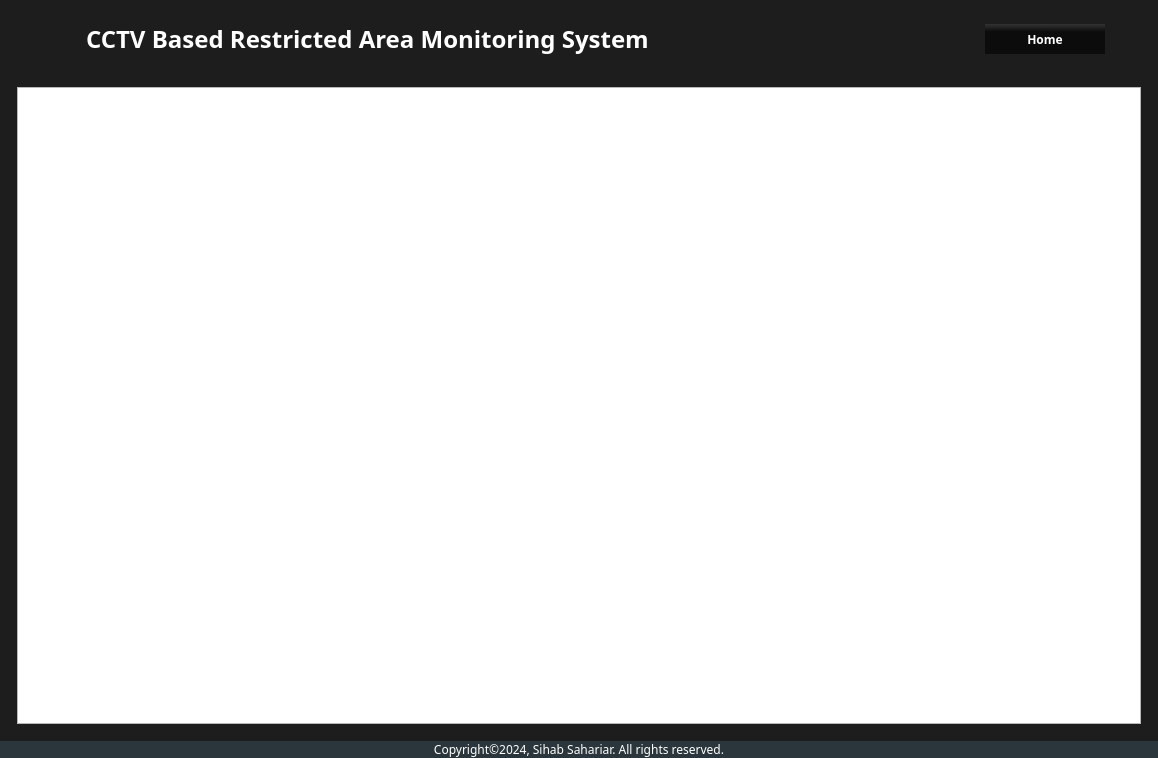
<?xml version="1.0" encoding="UTF-8"?>
<ui version="4.0">
 <class>Device_manager</class>
 <widget class="QWidget" name="Device_manager">
  <property name="geometry">
   <rect>
    <x>0</x>
    <y>0</y>
    <width>1158</width>
    <height>758</height>
   </rect>
  </property>
  <property name="windowTitle">
   <string>Form</string>
  </property>
  <layout class="QGridLayout" name="gridLayout">
   <property name="leftMargin">
    <number>0</number>
   </property>
   <property name="topMargin">
    <number>0</number>
   </property>
   <property name="rightMargin">
    <number>0</number>
   </property>
   <property name="bottomMargin">
    <number>0</number>
   </property>
   <property name="spacing">
    <number>0</number>
   </property>
   <item row="1" column="0">
    <widget class="QWidget" name="widget_2" native="true">
     <property name="styleSheet">
      <string notr="true">

*{
font-family: century gothic;
}
QLineEdit#online_total{
background:white;
}
QWidget#widget_2{
background:#1d1d1d;
}
QPushButton{
background-color: qlineargradient(spread:pad, x1:0.482, y1:0.3, x2:0.482224, y2:0, stop:0.15 rgba(0, 0, 0, 147), stop:1 rgba(255, 255, 255, 25));
/*background:#2d89ef;*/
border-radius:0px;
color:white;
font-weight:bold;
}

QPushButton:hover{
border:1px solid rgba(45, 137, 239,100);
border-radius:0px;
color:white;
font-weight:bold;
}</string>
     </property>
     <layout class="QVBoxLayout" name="verticalLayout">
      <property name="spacing">
       <number>10</number>
      </property>
      <property name="leftMargin">
       <number>10</number>
      </property>
      <property name="topMargin">
       <number>0</number>
      </property>
      <property name="rightMargin">
       <number>10</number>
      </property>
      <property name="bottomMargin">
       <number>10</number>
      </property>
      <item>
       <layout class="QHBoxLayout" name="horizontalLayout_2">
        <property name="leftMargin">
         <number>7</number>
        </property>
        <property name="topMargin">
         <number>7</number>
        </property>
        <property name="rightMargin">
         <number>7</number>
        </property>
        <property name="bottomMargin">
         <number>7</number>
        </property>
        <item>
         <widget class="QTableView" name="tableView"/>
        </item>
       </layout>
      </item>
     </layout>
    </widget>
   </item>
   <item row="0" column="0">
    <widget class="QWidget" name="widget" native="true">
     <property name="minimumSize">
      <size>
       <width>0</width>
       <height>80</height>
      </size>
     </property>
     <property name="maximumSize">
      <size>
       <width>16777215</width>
       <height>80</height>
      </size>
     </property>
     <property name="styleSheet">
      <string notr="true">

*{
font-family: century gothic;
}
QWidget#widget{
background:#1d1d1d;
}
QPushButton{
background-color: qlineargradient(spread:pad, x1:0.482, y1:0.3, x2:0.482224, y2:0, stop:0.15 rgba(0, 0, 0, 147), stop:1 rgba(255, 255, 255, 25));
/*background:#2d89ef;*/
border-radius:0px;
color:white;
font-weight:bold;
}

QPushButton:hover{
border:1px solid rgba(45, 137, 239,100);
border-radius:0px;
color:white;
font-weight:bold;
}




</string>
     </property>
     <layout class="QHBoxLayout" name="horizontalLayout_5">
      <property name="spacing">
       <number>7</number>
      </property>
      <property name="bottomMargin">
       <number>11</number>
      </property>
      <item>
       <layout class="QHBoxLayout" name="horizontalLayout_4">
        <property name="spacing">
         <number>20</number>
        </property>
        <property name="leftMargin">
         <number>7</number>
        </property>
        <property name="topMargin">
         <number>7</number>
        </property>
        <property name="rightMargin">
         <number>7</number>
        </property>
        <property name="bottomMargin">
         <number>7</number>
        </property>
        <item>
         <widget class="QLabel" name="label_3">
          <property name="sizePolicy">
           <sizepolicy hsizetype="Fixed" vsizetype="Fixed">
            <horstretch>0</horstretch>
            <verstretch>0</verstretch>
           </sizepolicy>
          </property>
          <property name="minimumSize">
           <size>
            <width>50</width>
            <height>50</height>
           </size>
          </property>
          <property name="maximumSize">
           <size>
            <width>50</width>
            <height>50</height>
           </size>
          </property>
          <property name="font">
           <font>
            <family>century gothic</family>
            <pointsize>18</pointsize>
            <weight>75</weight>
            <italic>false</italic>
            <bold>true</bold>
            <strikeout>false</strikeout>
           </font>
          </property>
          <property name="styleSheet">
           <string notr="true">background:none;</string>
          </property>
          <property name="frameShape">
           <enum>QFrame::NoFrame</enum>
          </property>
          <property name="lineWidth">
           <number>3</number>
          </property>
          <property name="text">
           <string/>
          </property>
          <property name="pixmap">
           <pixmap resource="../graphics/resource.qrc">:/icon/icon/dome_camera_80px.png</pixmap>
          </property>
          <property name="scaledContents">
           <bool>true</bool>
          </property>
         </widget>
        </item>
        <item>
         <widget class="QLabel" name="label">
          <property name="font">
           <font>
            <family>century gothic</family>
            <pointsize>18</pointsize>
            <weight>75</weight>
            <italic>false</italic>
            <bold>true</bold>
            <strikeout>false</strikeout>
           </font>
          </property>
          <property name="styleSheet">
           <string notr="true">color:white;
background:none;</string>
          </property>
          <property name="frameShape">
           <enum>QFrame::NoFrame</enum>
          </property>
          <property name="lineWidth">
           <number>3</number>
          </property>
          <property name="text">
           <string>CCTV Based Restricted Area Monitoring System</string>
          </property>
         </widget>
        </item>
       </layout>
      </item>
      <item>
       <spacer name="horizontalSpacer_4">
        <property name="orientation">
         <enum>Qt::Horizontal</enum>
        </property>
        <property name="sizeHint" stdset="0">
         <size>
          <width>718</width>
          <height>20</height>
         </size>
        </property>
       </spacer>
      </item>
      <item>
       <widget class="QPushButton" name="btn_home">
        <property name="sizePolicy">
         <sizepolicy hsizetype="Fixed" vsizetype="Fixed">
          <horstretch>0</horstretch>
          <verstretch>0</verstretch>
         </sizepolicy>
        </property>
        <property name="minimumSize">
         <size>
          <width>120</width>
          <height>30</height>
         </size>
        </property>
        <property name="maximumSize">
         <size>
          <width>120</width>
          <height>30</height>
         </size>
        </property>
        <property name="styleSheet">
         <string notr="true"/>
        </property>
        <property name="text">
         <string>Home</string>
        </property>
       </widget>
      </item>
      <item>
       <spacer name="horizontalSpacer_5">
        <property name="orientation">
         <enum>Qt::Horizontal</enum>
        </property>
        <property name="sizeType">
         <enum>QSizePolicy::Fixed</enum>
        </property>
        <property name="sizeHint" stdset="0">
         <size>
          <width>44</width>
          <height>20</height>
         </size>
        </property>
       </spacer>
      </item>
     </layout>
    </widget>
   </item>
   <item row="2" column="0">
    <widget class="QLabel" name="label_4">
     <property name="sizePolicy">
      <sizepolicy hsizetype="Minimum" vsizetype="Fixed">
       <horstretch>0</horstretch>
       <verstretch>0</verstretch>
      </sizepolicy>
     </property>
     <property name="font">
      <font>
       <family>century gothic</family>
       <pointsize>9</pointsize>
      </font>
     </property>
     <property name="styleSheet">
      <string notr="true">color:white;
background-color: rgb(42, 54, 59);</string>
     </property>
     <property name="text">
      <string>Copyright©2024, Sihab Sahariar. All rights reserved.</string>
     </property>
     <property name="alignment">
      <set>Qt::AlignCenter</set>
     </property>
    </widget>
   </item>
  </layout>
 </widget>
 <resources>
  <include location="../graphics/resource.qrc"/>
 </resources>
 <connections/>
</ui>
